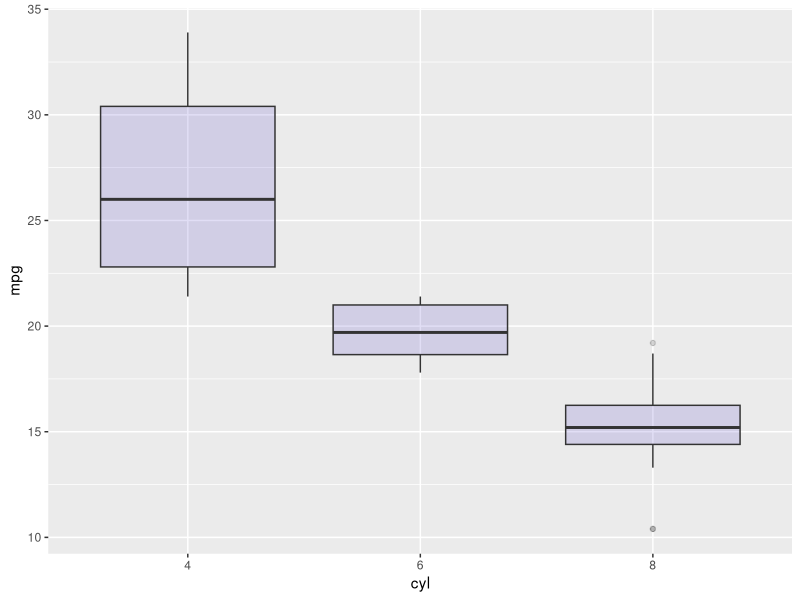

This figure's R source: (Note: this script raises an error after producing the figure.)
## ---- chunk 1
knitr::opts_chunk$set( warning=FALSE, message=FALSE)
## ---- chunk 2
# Load ggplot2
library(ggplot2)
 
# The mtcars dataset is natively available
# head(mtcars)
 
# A really basic boxplot.
ggplot(mtcars, aes(x=as.factor(cyl), y=mpg)) + 
    geom_boxplot(fill="slateblue", alpha=0.2) + 
    xlab("cyl")
## ---- chunk 3
htmltools::includeHTML("htmlChunkRelatedDistribution.html")
